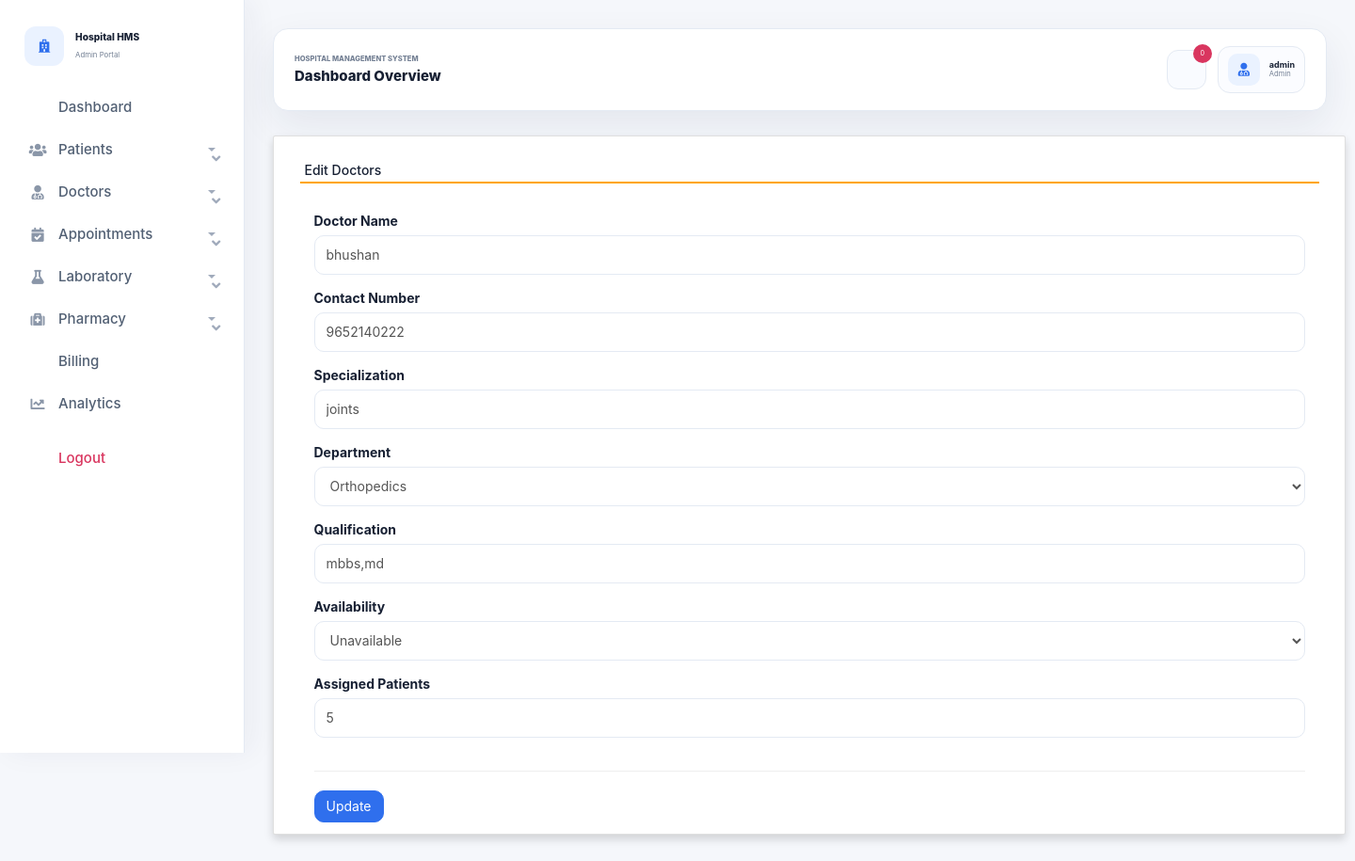
/edit_doctor/10 (signed in), run on the app's committed database.
### hospitals/models.py (models this page shows, shortened)
class Doctor(models.Model):
    DEPARTMENT_CHOICES = (
        ("Cardiology", "Cardiology"),
        ("Neurology", "Neurology"),
        ("Orthopedics", "Orthopedics"),
        ("Pediatrics", "Pediatrics"),
        ("General Medicine", "General Medicine"),
    )
    AVAILABILITY_CHOICES = (
        ("Available", "Available"),
        ("On Duty", "On Duty"),
        ("Unavailable", "Unavailable"),
    )
    name = models.CharField(max_length=50)
    mobile = models.IntegerField()
    special = models.CharField(max_length=50)
    department = models.CharField(max_length=50, choices=DEPARTMENT_CHOICES, default="General Medicine")
    qualification = models.CharField(max_length=80, blank=True, default="")
    availability = models.CharField(max_length=20, choices=AVAILABILITY_CHOICES, default="Available")
    assigned_patients = models.PositiveIntegerField(default=0)

### hospitals/views.py (the view, shortened to what this page needs)
# urls.py: path('edit_doctor/<int:pid>',edit_doctor,name='edit_doctor'),
def edit_doctor(request,pid):
    error = ""
    redirect_response = require_full_access(request)
    if redirect_response:
        return redirect_response
    doctor = Doctor.objects.get(id=pid)
    return render(request, 'edit_doctor.html', locals())

### hospitals/views.py (called while the page is built)
def selected_role(request):
    role = request.session.get("user_role")
    if not role and request.user.is_authenticated and request.user.is_staff:
        role = "admin"
        request.session["user_role"] = role
    return role

def can_manage_records(request):
    return request.user.is_authenticated and selected_role(request) in FULL_ACCESS_ROLES

def require_full_access(request):
    if not can_manage_records(request):
        return redirect("admin_home" if request.user.is_authenticated else "login")
    return None

### hospitals/templates/edit_doctor.html (shortened to what this page needs)
{% extends 'admin_nav.html' %}
{% load static %}
{% block content %}
<link rel="stylesheet" href="https://maxcdn.bootstrapcdn.com/bootstrap/3.4.1/css/bootstrap.min.css">
  <link rel="stylesheet" href="https://cdnjs.cloudflare.com/ajax/libs/font-awesome/4.7.0/css/font-awesome.min.css">
  <link rel="stylesheet" href="https://use.fontawesome.com/releases/v5.6.3/css/all.css">
<div class="container card shadow">
		<div class="card-body">
			<h5 class="p-2" style="border-bottom: 2px solid orange">Edit Doctors</h5>
             <br>
			<div class="container-fluid">
				<form method="post">
					<div class="form-row">
						<div class="col-sm-12">
							<div class="form-group">
								<label>Doctor Name</label>
								<input type="text" name="name" class="form-control" value="{{doctor.name}}" required>
							</div>
						</div>
                    	<div class="col-sm-12">
							<div class="form-group">
								<label>Contact Number</label>
								<input type="text" name="mobile" class="form-control" value="{{doctor.mobile}}" required>
							</div>
						</div>
						<div class="col-sm-12">
							<div class="form-group">
								<label>Specialization</label>
								<input type="text" name="special" class="form-control" value="{{doctor.special}}" required>
							</div>
						</div>
						<div class="col-sm-12">
							<div class="form-group">
								<label>Department</label>
								<select name="department" class="form-control">
									<option {% if doctor.department == "Orthopedics" %}selected{% endif %}>Orthopedics</option>
								</select>
							</div>
						</div>
						<div class="col-sm-12">
							<div class="form-group">
								<label>Qualification</label>
								<input type="text" name="qualification" class="form-control" value="{{doctor.qualification}}">
							</div>
						</div>
						<div class="col-sm-12">
							<div class="form-group">
								<label>Availability</label>
								<select name="availability" class="form-control">
									<option {% if doctor.availability == "Unavailable" %}selected{% endif %}>Unavailable</option>
								</select>
							</div>
						</div>
						<div class="col-sm-12">
							<div class="form-group">
								<label>Assigned Patients</label>
								<input type="number" name="assigned_patients" class="form-control" value="{{doctor.assigned_patients}}" min="0">
							</div>
						</div>
                      </div>
					<hr>
					<input type="submit" value="Update" class="btn btn-primary">
				</form>
			</div>
		</div>
	</div>
</body>
</html>
{% endblock content %}

### hospitals/templates/admin_nav.html (shortened to what this page needs)
<!DOCTYPE html>
{% load static %}
<html lang="en">
<head>
  <link rel="stylesheet" href="https://stackpath.bootstrapcdn.com/bootstrap/4.3.1/css/bootstrap.min.css">
  <link rel="stylesheet" href="https://maxcdn.bootstrapcdn.com/font-awesome/4.7.0/css/font-awesome.min.css">
  <link rel="stylesheet" href="{% static 'css/admin_dashboard.css' %}?v=20260514-portal">
</head>
<body class="erp-body">
  <div class="wrapper">
  <aside class="sidebar erp-sidebar" tabindex="0">
    <div class="sidebar-brand">
      <span class="brand-mark"><i class="fa fa-hospital-o"></i></span>
      <div>
        <strong>Hospital HMS</strong>
        <small>Admin Portal</small>
      </div>
    </div>
    <nav class="sidebar-nav">
      <a class="{% if request.resolver_match.url_name == 'admin_home' %}active{% endif %}" href="{% url 'admin_home' %}"><i class="fa fa-tachometer"></i><span>Dashboard</span></a>
      <div class="nav-group {% if request.resolver_match.url_name == 'add_patient' or request.resolver_match.url_name == 'view_patient' %}open{% endif %}">
        <button type="button"><i class="fa fa-users"></i><span>Patients</span><i class="fa fa-angle-down caret"></i></button>
      </div>
      <div class="nav-group {% if request.resolver_match.url_name == 'add_doctor' or request.resolver_match.url_name == 'view_doctor' %}open{% endif %}">
        <button type="button"><i class="fa fa-user-md"></i><span>Doctors</span><i class="fa fa-angle-down caret"></i></button>
      </div>
      <div class="nav-group {% if request.resolver_match.url_name == 'add_appointment' or request.resolver_match.url_name == 'view_appointment' %}open{% endif %}">
        <button type="button"><i class="fa fa-calendar-check-o"></i><span>Appointments</span><i class="fa fa-angle-down caret"></i></button>
      </div>
      <div class="nav-group {% if request.resolver_match.url_name == 'add_report' or request.resolver_match.url_name == 'view_reports' or request.resolver_match.url_name == 'download_reports' %}open{% endif %}">
        <button type="button"><i class="fa fa-flask"></i><span>Laboratory</span><i class="fa fa-angle-down caret"></i></button>
      </div>
      <div class="nav-group {% if request.resolver_match.url_name == 'add_medicine' or request.resolver_match.url_name == 'inventory' %}open{% endif %}">
        <button type="button"><i class="fa fa-medkit"></i><span>Pharmacy</span><i class="fa fa-angle-down caret"></i></button>
      </div>
      <a class="{% if request.resolver_match.url_name == 'create_bill' or request.resolver_match.url_name == 'payment_history' %}active{% endif %}" href="{% url 'create_bill' %}"><i class="fa fa-file-text-o"></i><span>Billing</span></a>
      <a class="{% if request.resolver_match.url_name == 'analytics' %}active{% endif %}" href="{% url 'analytics' %}"><i class="fa fa-line-chart"></i><span>Analytics</span></a>
    </nav>
    <a class="sidebar-logout" href="{% url 'logout' %}"><i class="fa fa-sign-out"></i> Logout</a>
  </aside>
  <div class="main-content erp-main">
    <nav class="top-navbar erp-topbar">
      <div>
        <p class="eyebrow">Hospital Management System</p>
        <h1>{{ title|default:"Dashboard Overview" }}</h1>
      </div>
      <div class="topbar-tools">
        <button class="topbar-icon" type="button" title="Notifications">
          <i class="fa fa-bell-o"></i>
          <span>{{ unread_notifications|default:"0" }}</span>
        </button>
        <div class="topbar-profile">
          <span><i class="fa fa-user-md"></i></span>
          <div>
            <strong>{{ request.user.username|default:"Admin" }}</strong>
            <small>{{ request.session.user_role|title|default:"Admin" }}</small>
          </div>
        </div>
      </div>
    </nav>
    <div class="content">
      {% block content %}
      {% endblock content %}
</body>
</html>

### hospitals/static/css/admin_dashboard.css (style rules this page uses)
:root { --erp-bg: #f5f7fb; --erp-surface: #ffffff; --erp-sidebar: #ffffff; --erp-text: #172033; --erp-muted: #748094; --erp-border: #e4eaf3; --erp-blue: #2f6fed; --erp-blue-soft: #eaf2ff; --erp-green: #14966f; --erp-green-soft: #e8f8f2; --erp-orange: #d97706; --erp-orange-soft: #fff3df; --erp-purple: #7048e8; --erp-purple-soft: #f0edff; --erp-red: #d9365f; --erp-red-soft: #ffeaf0; --erp-shadow: 0 16px 42px rgba(28, 43, 78, 0.08); }
* { box-sizing: border-box; }
html { min-height: 100%; }
body.erp-body { margin: 0; min-height: 100vh; overflow-x: hidden; background: var(--erp-bg); color: var(--erp-text); font-family: Inter, "Segoe UI", Arial, sans-serif; letter-spacing: 0; }
a, a:hover { color: inherit; text-decoration: none; }
.wrapper { display: flex; min-height: 100vh; }
.sidebar { width: 260px; position: fixed; top: 0; left: 0; bottom: 0; height: 100vh; padding: 24px 18px; overflow-y: auto; background: var(--erp-sidebar); border-right: 1px solid var(--erp-border); box-shadow: 8px 0 28px rgba(31, 45, 76, 0.05); z-index: 20; }
.main-content { margin-left: 260px; padding: 30px; width: calc(100% - 260px); min-height: 100vh; }
.sidebar-brand, .top-navbar, .topbar-tools, .topbar-profile, .sidebar-nav a, .nav-group button, .sidebar-logout, .stat-card, .module-header, .appointment-person { display: flex; align-items: center; }
.sidebar-brand { gap: 12px; padding: 4px 8px 24px; }
.brand-mark { width: 42px; height: 42px; display: grid; place-items: center; border-radius: 12px; background: var(--erp-blue-soft); color: var(--erp-blue); }
.sidebar-brand strong { display: block; color: var(--erp-text); font-size: 1.02rem; font-weight: 800; }
.sidebar-brand small { color: var(--erp-muted); font-size: 0.78rem; }
.sidebar-nav { display: grid; gap: 5px; }
.sidebar-nav a, .nav-group button, .sidebar-logout { width: 100%; gap: 12px; padding: 11px 12px; border: 0; border-radius: 10px; background: transparent; color: #526074; font-size: 15px; font-weight: 500; line-height: 1.2; transition: background 0.18s ease, color 0.18s ease, transform 0.18s ease; }
.sidebar-nav a i, .nav-group button i:first-child, .sidebar-logout i { width: 20px; color: #8a96a8; text-align: center; transition: color 0.18s ease; }
.nav-group button { cursor: pointer; }
.nav-group button span { flex: 1; text-align: left; }
.nav-group .caret { color: #a0aabb; transition: transform 0.22s ease; }
.sidebar-logout { margin-top: 18px; color: var(--erp-red); }
.top-navbar { justify-content: space-between; gap: 18px; min-height: 76px; padding: 18px 22px; margin-bottom: 26px; background: var(--erp-surface); border: 1px solid var(--erp-border); border-radius: 16px; box-shadow: var(--erp-shadow); }
.eyebrow { margin: 0 0 4px; color: var(--erp-muted); font-size: 0.76rem; font-weight: 800; text-transform: uppercase; }
.top-navbar h1 { margin: 0; font-size: 1.5rem; font-weight: 800; }
.topbar-tools { gap: 12px; justify-content: flex-end; }
.topbar-icon { position: relative; width: 42px; height: 42px; border: 1px solid var(--erp-border); border-radius: 12px; background: #f9fbff; color: var(--erp-blue); }
.topbar-icon span { position: absolute; top: -7px; right: -7px; min-width: 20px; height: 20px; padding: 0 5px; border-radius: 999px; background: var(--erp-red); color: #fff; font-size: 0.72rem; line-height: 20px; }
.topbar-profile { gap: 10px; padding: 7px 10px; border: 1px solid var(--erp-border); border-radius: 13px; background: #fbfcff; }
.topbar-profile span { width: 34px; height: 34px; display: grid; place-items: center; border-radius: 10px; background: var(--erp-blue-soft); color: var(--erp-blue); }
.topbar-profile strong, .topbar-profile small { display: block; line-height: 1.15; }
.topbar-profile strong { font-size: 0.9rem; }
.topbar-profile small { color: var(--erp-muted); font-size: 0.76rem; }
.filter-row input, .filter-row select, .erp-form input, .erp-form select, .erp-form textarea, .form-control { min-height: 42px; border: 1px solid var(--erp-border) !important; border-radius: 10px !important; box-shadow: none !important; }
.btn, .btn-primary, .btn-light { border-radius: 10px !important; font-weight: 700; }
.btn-primary { background: var(--erp-blue) !important; border-color: var(--erp-blue) !important; }

### data on the page
Doctor: name "bhushan", mobile "9652140222", special "joints", department "Orthopedics", qualification "mbbs,md", availability "Unavailable", assigned_patients "5"

### other printed values
{{ title|default:"Dashboard Overview" }} "Dashboard Overview"
{{ unread_notifications|default:"0" }} "0"
{{ request.user.username|default:"Admin" }} "admin"
{{ request.session.user_role|title|default:"Admin" }} "Admin"
